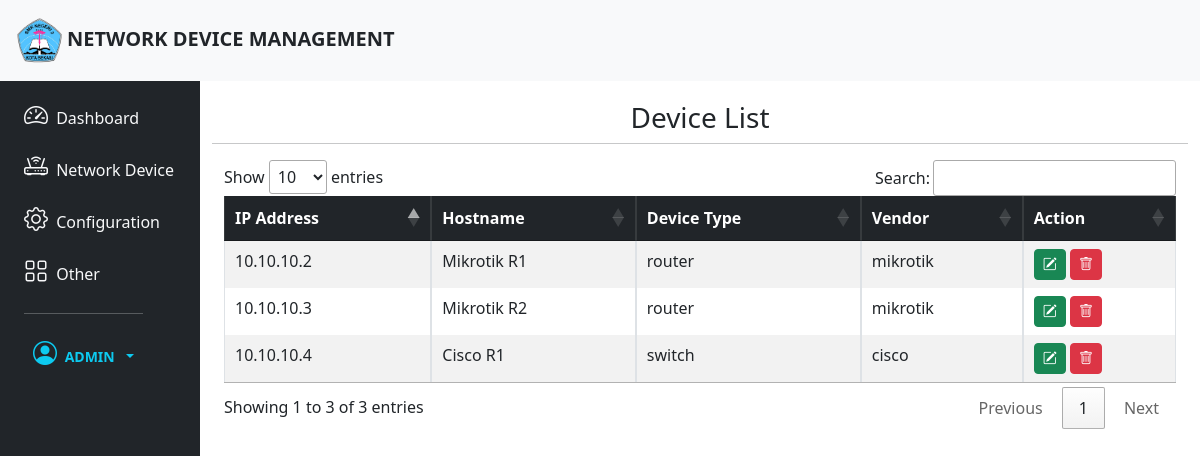
Before: /devices/ (signed in) with the older database file.
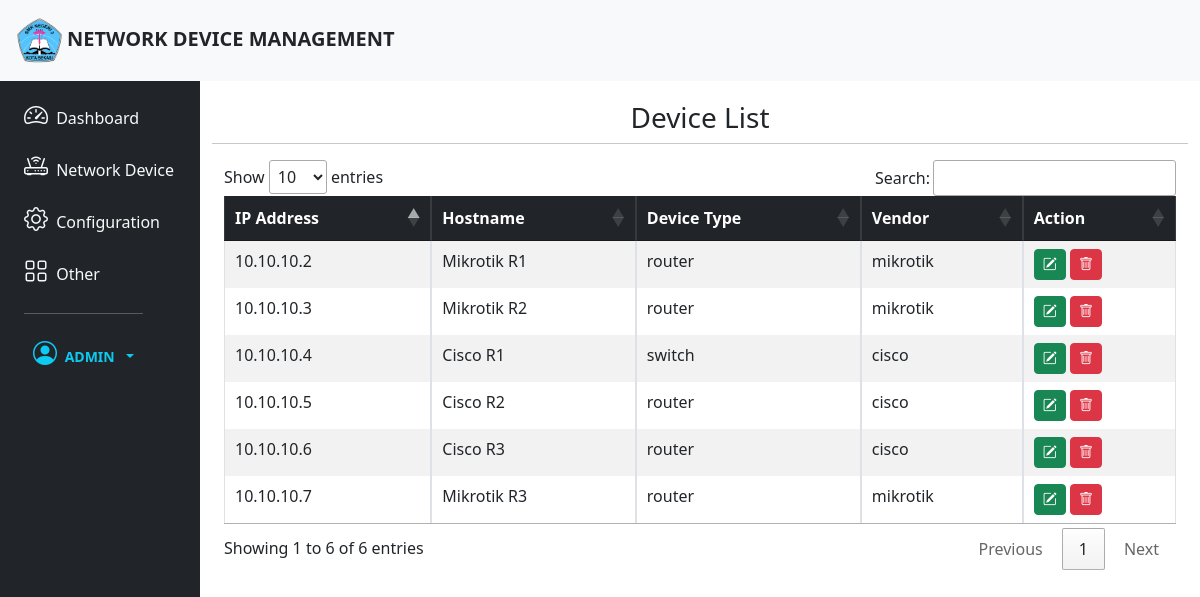
After: the same page with the newer database file.
### NetworkManager/models.py (models this page shows, shortened)
class Device(models.Model):
    IP_address = models.CharField(max_length=255)
    hostname = models.CharField(max_length=255)
    username = models.CharField(max_length=255)
    password = models.CharField(max_length=255, blank=True)
    SSH_port = models.IntegerField(default=22)
    CHOOSE_VENDOR= (
        ('mikrotik', 'Mikrotik'),
        ('cisco', 'Cisco')
    )
    vendor = models.CharField(max_length=255, choices= CHOOSE_VENDOR, blank=True)
    TYPE_CHOICES = (
        ('router', 'Router'),
        ('switch', 'Switch')
    )
    device_type = models.CharField(max_length=255, choices=TYPE_CHOICES, blank=True)

### NetworkManager/views.py (the view)
# urls.py: path('devices/',views.devices, name = 'devices'),
@login_required
def devices(request):
    all_devices = Device.objects.all()
    context = {
        'all_devices': all_devices,
        'total_devices' : len(all_devices)
    }
    return render(request, 'devices.html', context)

### templates/devices.html
{% extends "base.html" %}
{% block content %}
<div class="col py-1">
    <div class="container">
        <div class="row">
            <h3 class="text-center mt-3">Device List</h3>
            <hr>
        </div>
        <div class="table-responsive">
            <table class="table table-striped table-bordered table-hover" id="responsive-table">
                <thead>
                    <tr class="table-dark">
                        <th scope="col">IP Address</th>
                        <th scope="col">Hostname</th>
                        <th scope="col">Device Type</th>
                        <th scope="col">Vendor</th>
                        <th scope="col">Action</th>
                    </tr>
                </thead>
                <tbody class="table-group-divider">
                    {% for device in all_devices %}
                    <tr>
                        <td>{{ device.IP_address }}</td>
                        <td>{{ device.hostname }}</td>
                        <td>{{ device.device_type }}</td>
                        <td>{{ device.vendor }}</td>
                        <td>
                            <a href="/admin/NetworkManager/device/{{device.id}}/change" class="d-none d-sm-inline-block btn btn-sm btn-success"><i class="bi bi-pencil-square text-white"></i></a>
                            <a href="/admin/NetworkManager/device/{{device.id}}/delete" class="d-none d-sm-inline-block btn btn-sm btn-danger"><i class="bi bi-trash text-white"></i></a>
                        </td>
                    </tr>
                    {% endfor %}
                </tbody>
            </table>
        </div>
    </div>
</div>
{% endblock content %}

### templates/base.html (shortened to what this page needs)
<!DOCTYPE html>
<html lang="en">
<head>
    {% load static %}
    <link rel="stylesheet" href="{% static 'bootstrap-5.3.0-dist/css/bootstrap.min.css' %}">
    <link rel="stylesheet" href="{% static 'bootstrap-icons-1.10.5/font/bootstrap-icons.min.css' %}">
    <link rel="stylesheet" href="{% static 'DataTables/datatables.min.css' %}"/>
</head>
<body>
    <header>
        <nav class="navbar bg-light ">
            <div class="container-fluid">
                <a class="navbar-brand text-uppercase fw-bold text-dark" href="{% url 'home' %}" id="navbar">
                    <img src="{% static 'img/SMKN3Bekasi.png' %}" alt="Logo" width="55" height="55"
                        class="d-inline-block align-text-center p-1">Network Device Management
                </a>
            </div>
        </nav>
    </header>
    <section>
        <div class="container-fluid">
            <div class="row">
                <div class="container-fluid">
                    <div class="row flex-nowrap">
                        <div class="col-auto col-md-3 col-xl-2 px-sm-2 px-0 bg-dark">
                            <div
                                class="d-flex flex-column align-items-center align-items-sm-start px-3 pt-2 text-dark min-vh-100">
                                <ul class="nav nav-pills flex-column mb-sm-auto mb-0 align-items-center align-items-sm-start" id="menu">
                                    <li class="nav-item">
                                        <a href="{% url 'home' %}" class="nav-link align-middle px-0 text-light">
                                            <i class="fs-4 bi-speedometer2"></i> <span class="ms-1 d-none d-sm-inline ">Dashboard</span>
                                        </a>
                                    </li>
                                    <li>
                                        <a href="#submenu1" data-bs-toggle="collapse" class="nav-link px-0 align-middle text-light">
                                            <i class="fs-4 bi bi-router"></i> <span class="ms-1 d-none d-sm-inline">Network Device</span> </a>
                                    </li>
                                    <li>
                                        <a href="#submenu2" data-bs-toggle="collapse" class="nav-link px-0 align-middle text-light">
                                            <i class="fs-4 bi-gear"></i> <span class="ms-1 d-none d-sm-inline">Configuration</span></a>
                                    </li>
                                    <li>
                                        <a href="#submenu3" data-bs-toggle="collapse" class="nav-link px-0 align-middle text-light">
                                            <i class="fs-4 bi-grid"></i> <span class="ms-1 d-none d-sm-inline">Other</span></a>
                                    </li>
                                    <li>
                                        <div class="dropdown">
                                            <hr class="text-light">
                                            <button href="#"
                                                class="btn btn-sm btn-close-white text-info dropdown-toggle"
                                                id="dropdownUser1" data-bs-toggle="dropdown" aria-expanded="false">
                                                <i class="fs-4 bi bi-person-circle"></i>
                                                <span class="d-none d-sm-inline mx-1 text-uppercase fw-bold">{{request.user.username}}</span>
                                            </button>
                                        </div>
                                    </li>
                                </ul>
                            </div>
                        </div>
                        {% block content %}
                        {% endblock %}
                    </div>
                </div>
            </div>
        </div>
    </section>
</body>
</html>

Changed rows visible on the page:
added Device: IP_address "10.10.10.5", hostname "Cisco R2", device_type "router", vendor "cisco"
added Device: IP_address "10.10.10.6", hostname "Cisco R3", device_type "router", vendor "cisco"
added Device: IP_address "10.10.10.7", hostname "Mikrotik R3", device_type "router", vendor "mikrotik"
Other visible differences:
text written by a page script: "Show entries Search: Showing 1 to 3 of 3 entries Previous 1 Next" → "Show entries Search: Showing 1 to 6 of 6 entries Previous 1 Next"
